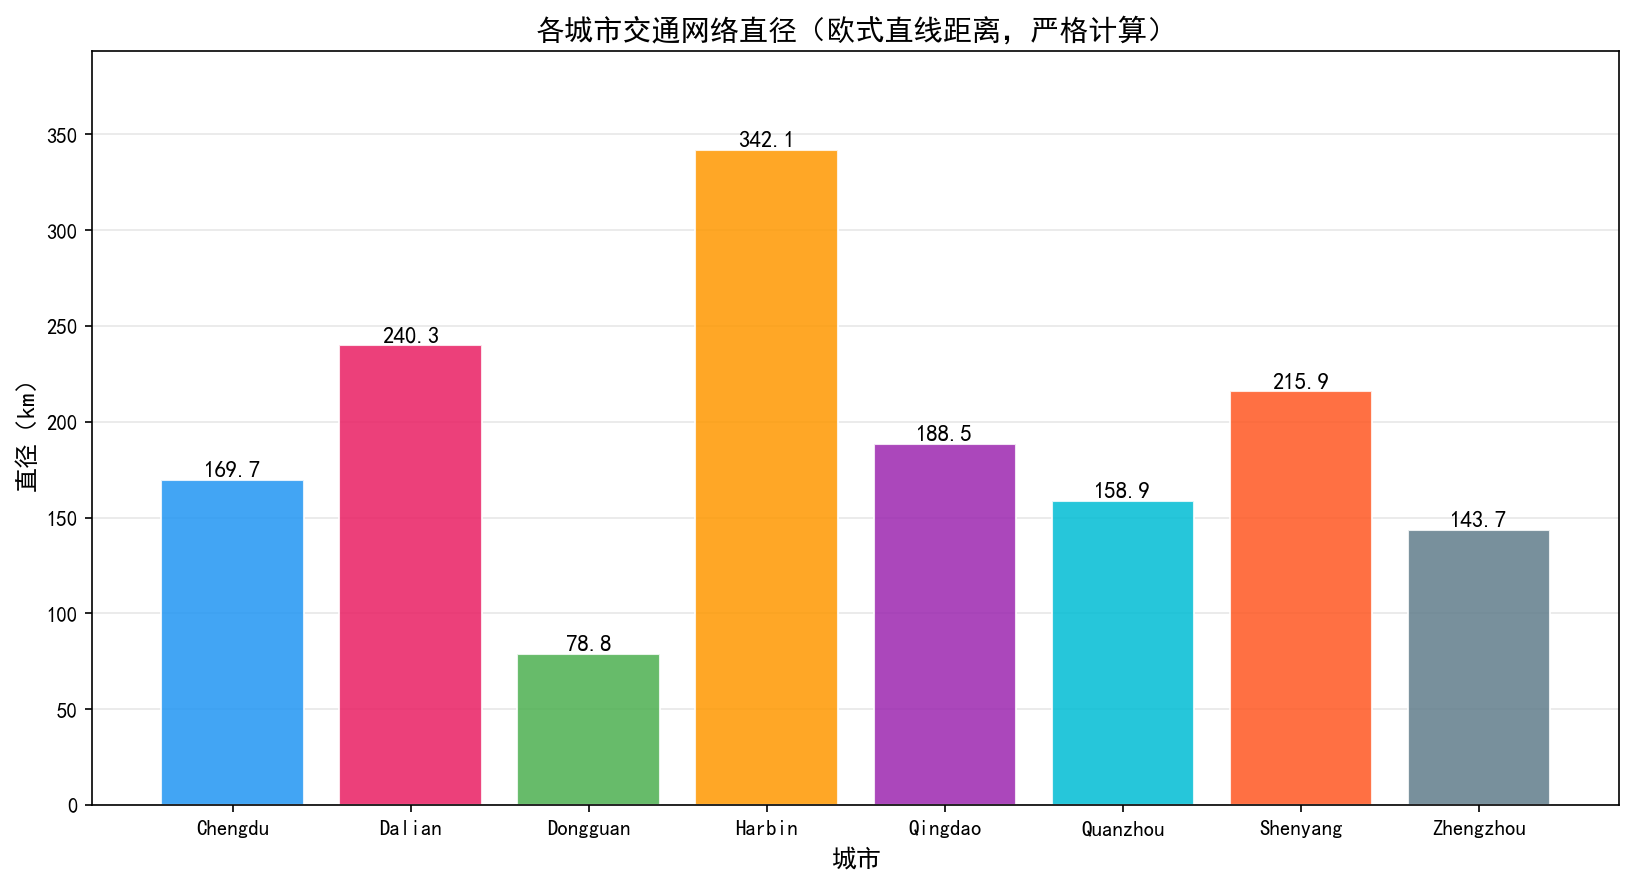

Source code (Python):
"""
网络直径严格计算 —— 方法1：欧式直线距离
定义：LCC 中所有节点对坐标直线距离的最大值
     sqrt((x1-x2)^2 + (y1-y2)^2)

算法：先求凸包，再对凸包顶点做暴力两两比较（凸包极大缩小候选集）
"""

import json, os, glob
from collections import defaultdict, deque

import numpy as np
import pandas as pd
import matplotlib.pyplot as plt
from scipy.spatial import ConvexHull

plt.rcParams['font.sans-serif'] = ['SimHei', 'Microsoft YaHei', 'Arial Unicode MS']
plt.rcParams['axes.unicode_minus'] = False

BASE_DIR   = os.path.dirname(os.path.dirname(os.path.dirname(os.path.abspath(__file__))))
JSON_DIR   = os.path.join(BASE_DIR, 'data', 'json_networks')
OUT_DIR    = os.path.dirname(os.path.abspath(__file__))

JSON_FILES = sorted(glob.glob(os.path.join(JSON_DIR, '*.json')))
CITIES     = [os.path.basename(p).replace('_Network.json', '') for p in JSON_FILES]

COLORS = ['#2196F3', '#E91E63', '#4CAF50', '#FF9800',
          '#9C27B0', '#00BCD4', '#FF5722', '#607D8B']


def build_hop_adj(data):
    adj = defaultdict(list)
    for node in data.values():
        u = node['id']
        for nb in node['neighbors']:
            v = nb['id']
            adj[u].append(v)
            adj[v].append(u)
    return adj


def largest_cc(adj, all_nodes):
    visited, best = set(), set()
    for s in all_nodes:
        if s in visited:
            continue
        comp, q = {s}, deque([s])
        while q:
            u = q.popleft()
            for v in adj[u]:
                if v not in comp:
                    comp.add(v); q.append(v)
        visited |= comp
        if len(comp) > len(best):
            best = comp
    return best


def euclidean_diameter(pos_array):
    """
    严格计算点集中最大两点欧式距离：
    1. 求凸包（凸包上的点才可能是最远对）
    2. 对凸包顶点暴力两两计算，取最大值
    """
    hull   = ConvexHull(pos_array)
    hull_pts = pos_array[hull.vertices]
    h = len(hull_pts)

    max_d = 0.0
    u_idx = v_idx = 0
    for i in range(h):
        for j in range(i + 1, h):
            d = np.linalg.norm(hull_pts[i] - hull_pts[j])
            if d > max_d:
                max_d = d
                u_idx, v_idx = i, j

    return max_d, hull_pts[u_idx], hull_pts[v_idx], hull_pts


# ── 计算 ──────────────────────────────────────────────────────
summary_rows = []

for path, city in zip(JSON_FILES, CITIES):
    print(f'\n{city} ...', flush=True)
    with open(path, encoding='utf-8') as f:
        data = json.load(f)

    pos_map   = {node['id']: node['position'] for node in data.values()}
    all_nodes = list(pos_map.keys())
    adj  = build_hop_adj(data)
    lcc  = largest_cc(adj, all_nodes)

    pos_array = np.array([pos_map[u] for u in lcc])
    diam, pt_u, pt_v, hull_pts = euclidean_diameter(pos_array)

    print(f'  凸包顶点数={len(hull_pts)}  直径={diam:.2f} m  ({diam/1000:.3f} km)')

    summary_rows.append({
        '城市': city, '节点数': len(all_nodes),
        'LCC节点数': len(lcc),
        '凸包顶点数': len(hull_pts),
        '直径(m)': round(diam, 2),
        '直径(km)': round(diam / 1000, 3),
    })


df = pd.DataFrame(summary_rows)

# ── 绘图 ──────────────────────────────────────────────────────
fig, ax = plt.subplots(figsize=(11, 6))
bars = ax.bar(df['城市'], df['直径(km)'], color=COLORS,
              alpha=0.85, edgecolor='white', zorder=2)
for bar, val in zip(bars, df['直径(km)']):
    ax.text(bar.get_x() + bar.get_width() / 2, bar.get_height() + 0.3,
            f'{val:.1f}', ha='center', va='bottom', fontsize=11, fontweight='bold')

ax.set_title('各城市交通网络直径（欧式直线距离，严格计算）', fontsize=14, fontweight='bold')
ax.set_xlabel('城市', fontsize=12)
ax.set_ylabel('直径（km）', fontsize=12)
ax.set_ylim(0, df['直径(km)'].max() * 1.15)
ax.grid(axis='y', alpha=0.3, zorder=1)
plt.tight_layout()
fig.savefig(os.path.join(OUT_DIR, 'diameter_euclidean.png'), dpi=150, bbox_inches='tight')
plt.close()
print('\n图已保存: diameter_euclidean.png')

df.to_excel(os.path.join(OUT_DIR, 'diameter_euclidean.xlsx'), index=False)
print('Excel已保存: diameter_euclidean.xlsx')
print('\n── 汇总 ──')
print(df.to_string(index=False))
